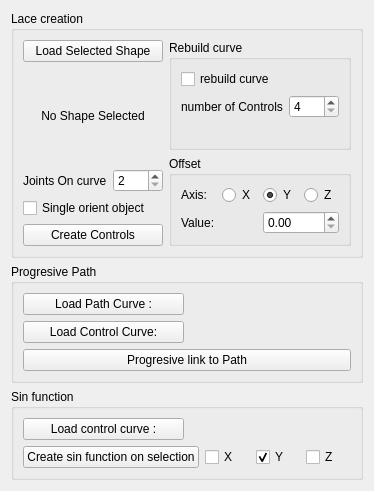
<?xml version="1.0" encoding="UTF-8"?>
<ui version="4.0">
 <class>Form</class>
 <widget class="QWidget" name="Form">
  <property name="geometry">
   <rect>
    <x>0</x>
    <y>0</y>
    <width>352</width>
    <height>455</height>
   </rect>
  </property>
  <property name="windowTitle">
   <string>Form</string>
  </property>
  <layout class="QVBoxLayout" name="verticalLayout_3">
   <item>
    <widget class="QGroupBox" name="LacesGrpBx">
     <property name="title">
      <string>Lace creation</string>
     </property>
     <layout class="QHBoxLayout" name="horizontalLayout_2">
      <item>
       <layout class="QVBoxLayout" name="verticalLayout_2">
        <item>
         <widget class="QPushButton" name="LoadShapeBtn">
          <property name="text">
           <string>Load Selected Shape</string>
          </property>
         </widget>
        </item>
        <item>
         <widget class="QLabel" name="CurrentShapeLbl">
          <property name="text">
           <string>No Shape Selected</string>
          </property>
          <property name="alignment">
           <set>Qt::AlignCenter</set>
          </property>
         </widget>
        </item>
        <item>
         <layout class="QHBoxLayout" name="horizontalLayout">
          <item>
           <widget class="QLabel" name="JointsOnCurve">
            <property name="text">
             <string>Joints On curve</string>
            </property>
           </widget>
          </item>
          <item>
           <widget class="QSpinBox" name="NumberOfJoints">
            <property name="minimumSize">
             <size>
              <width>50</width>
              <height>0</height>
             </size>
            </property>
            <property name="maximumSize">
             <size>
              <width>50</width>
              <height>16777215</height>
             </size>
            </property>
            <property name="minimum">
             <number>2</number>
            </property>
            <property name="value">
             <number>2</number>
            </property>
           </widget>
          </item>
         </layout>
        </item>
        <item>
         <widget class="QCheckBox" name="Mode">
          <property name="layoutDirection">
           <enum>Qt::LeftToRight</enum>
          </property>
          <property name="text">
           <string>Single orient object</string>
          </property>
          <property name="checkable">
           <bool>true</bool>
          </property>
          <property name="checked">
           <bool>false</bool>
          </property>
         </widget>
        </item>
        <item>
         <widget class="QPushButton" name="CreateControlsBtn">
          <property name="text">
           <string>Create Controls</string>
          </property>
         </widget>
        </item>
       </layout>
      </item>
      <item>
       <layout class="QVBoxLayout" name="verticalLayout_6">
        <item>
         <widget class="QGroupBox" name="RebuildGrp">
          <property name="title">
           <string>Rebuild curve</string>
          </property>
          <layout class="QVBoxLayout" name="verticalLayout">
           <item>
            <widget class="QCheckBox" name="RebuildCurveChk">
             <property name="text">
              <string>rebuild curve</string>
             </property>
            </widget>
           </item>
           <item>
            <layout class="QHBoxLayout" name="horizontalLayout_6">
             <item>
              <widget class="QLabel" name="NumberofSpansLabel">
               <property name="text">
                <string>number of Controls</string>
               </property>
              </widget>
             </item>
             <item>
              <widget class="QSpinBox" name="NumberOfSpansSpnBx">
               <property name="minimumSize">
                <size>
                 <width>50</width>
                 <height>0</height>
                </size>
               </property>
               <property name="maximumSize">
                <size>
                 <width>50</width>
                 <height>16777215</height>
                </size>
               </property>
               <property name="minimum">
                <number>4</number>
               </property>
              </widget>
             </item>
            </layout>
           </item>
           <item>
            <widget class="QLabel" name="CurrentShapeControlsLbl">
             <property name="text">
              <string/>
             </property>
            </widget>
           </item>
          </layout>
         </widget>
        </item>
        <item>
         <widget class="QGroupBox" name="groupBox_2">
          <property name="title">
           <string>Offset</string>
          </property>
          <layout class="QVBoxLayout" name="verticalLayout_7">
           <item>
            <layout class="QHBoxLayout" name="horizontalLayout_9">
             <item>
              <widget class="QLabel" name="label_2">
               <property name="text">
                <string>Axis:</string>
               </property>
              </widget>
             </item>
             <item>
              <widget class="QRadioButton" name="X_offsetAxis_radio">
               <property name="text">
                <string>X</string>
               </property>
               <property name="checked">
                <bool>false</bool>
               </property>
              </widget>
             </item>
             <item>
              <widget class="QRadioButton" name="Y_offsetAxis_radio">
               <property name="text">
                <string>Y</string>
               </property>
               <property name="checked">
                <bool>true</bool>
               </property>
              </widget>
             </item>
             <item>
              <widget class="QRadioButton" name="Z_offsetAxis_radio">
               <property name="text">
                <string>Z</string>
               </property>
              </widget>
             </item>
            </layout>
           </item>
           <item>
            <layout class="QHBoxLayout" name="horizontalLayout_8">
             <item>
              <widget class="QLabel" name="label">
               <property name="text">
                <string>Value:</string>
               </property>
              </widget>
             </item>
             <item>
              <widget class="QDoubleSpinBox" name="doubleSpinBox"/>
             </item>
            </layout>
           </item>
          </layout>
         </widget>
        </item>
       </layout>
      </item>
     </layout>
    </widget>
   </item>
   <item>
    <widget class="QGroupBox" name="progresivePathGrpBx">
     <property name="title">
      <string>Progresive Path</string>
     </property>
     <layout class="QVBoxLayout" name="verticalLayout_4">
      <item>
       <layout class="QHBoxLayout" name="horizontalLayout_4">
        <item>
         <widget class="QPushButton" name="PathCurveBtn">
          <property name="text">
           <string>Load Path Curve :</string>
          </property>
         </widget>
        </item>
        <item>
         <widget class="QLabel" name="PathCurveLbl">
          <property name="text">
           <string/>
          </property>
         </widget>
        </item>
       </layout>
      </item>
      <item>
       <layout class="QHBoxLayout" name="horizontalLayout_5">
        <item>
         <widget class="QPushButton" name="ControlCurveBtn">
          <property name="text">
           <string>Load Control Curve:</string>
          </property>
         </widget>
        </item>
        <item>
         <widget class="QLabel" name="ControlCurveLbl">
          <property name="text">
           <string/>
          </property>
         </widget>
        </item>
       </layout>
      </item>
      <item>
       <widget class="QPushButton" name="pushButton">
        <property name="text">
         <string>Progresive link to Path</string>
        </property>
       </widget>
      </item>
     </layout>
    </widget>
   </item>
   <item>
    <widget class="QGroupBox" name="groupBox">
     <property name="title">
      <string>Sin function </string>
     </property>
     <layout class="QVBoxLayout" name="verticalLayout_5">
      <item>
       <layout class="QHBoxLayout" name="horizontalLayout_3">
        <item>
         <widget class="QPushButton" name="SinCntrlCurveBtn">
          <property name="text">
           <string>Load control curve :</string>
          </property>
         </widget>
        </item>
        <item>
         <widget class="QLabel" name="SinCurveLbl">
          <property name="minimumSize">
           <size>
            <width>100</width>
            <height>0</height>
           </size>
          </property>
          <property name="text">
           <string/>
          </property>
         </widget>
        </item>
       </layout>
      </item>
      <item>
       <layout class="QHBoxLayout" name="horizontalLayout_7">
        <item>
         <widget class="QPushButton" name="CreateSinBtn">
          <property name="text">
           <string>Create sin function on selection</string>
          </property>
         </widget>
        </item>
        <item>
         <widget class="QCheckBox" name="XchkBx">
          <property name="text">
           <string>X</string>
          </property>
         </widget>
        </item>
        <item>
         <widget class="QCheckBox" name="YchkBx">
          <property name="text">
           <string>Y</string>
          </property>
          <property name="checked">
           <bool>true</bool>
          </property>
         </widget>
        </item>
        <item>
         <widget class="QCheckBox" name="ZchkBx">
          <property name="text">
           <string>Z</string>
          </property>
         </widget>
        </item>
       </layout>
      </item>
     </layout>
    </widget>
   </item>
  </layout>
 </widget>
 <resources/>
 <connections/>
</ui>
